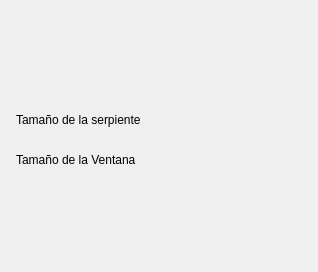
<?xml version="1.0" encoding="UTF-8"?>
<ui version="4.0">
 <class>DInformacion</class>
 <widget class="QDialog" name="DInformacion">
  <property name="geometry">
   <rect>
    <x>0</x>
    <y>0</y>
    <width>318</width>
    <height>272</height>
   </rect>
  </property>
  <property name="windowTitle">
   <string>Dialog</string>
  </property>
  <widget class="QLabel" name="lTamSerp">
   <property name="geometry">
    <rect>
     <x>16</x>
     <y>110</y>
     <width>161</width>
     <height>20</height>
    </rect>
   </property>
   <property name="text">
    <string>Tamaño de la serpiente</string>
   </property>
  </widget>
  <widget class="QLabel" name="lTamVen">
   <property name="geometry">
    <rect>
     <x>16</x>
     <y>150</y>
     <width>161</width>
     <height>20</height>
    </rect>
   </property>
   <property name="text">
    <string>Tamaño de la Ventana</string>
   </property>
  </widget>
  <widget class="QLabel" name="nTamSerp">
   <property name="geometry">
    <rect>
     <x>190</x>
     <y>110</y>
     <width>67</width>
     <height>17</height>
    </rect>
   </property>
   <property name="text">
    <string/>
   </property>
  </widget>
  <widget class="QLabel" name="nTamVen">
   <property name="geometry">
    <rect>
     <x>190</x>
     <y>150</y>
     <width>67</width>
     <height>17</height>
    </rect>
   </property>
   <property name="text">
    <string/>
   </property>
  </widget>
 </widget>
 <resources/>
 <connections/>
</ui>
